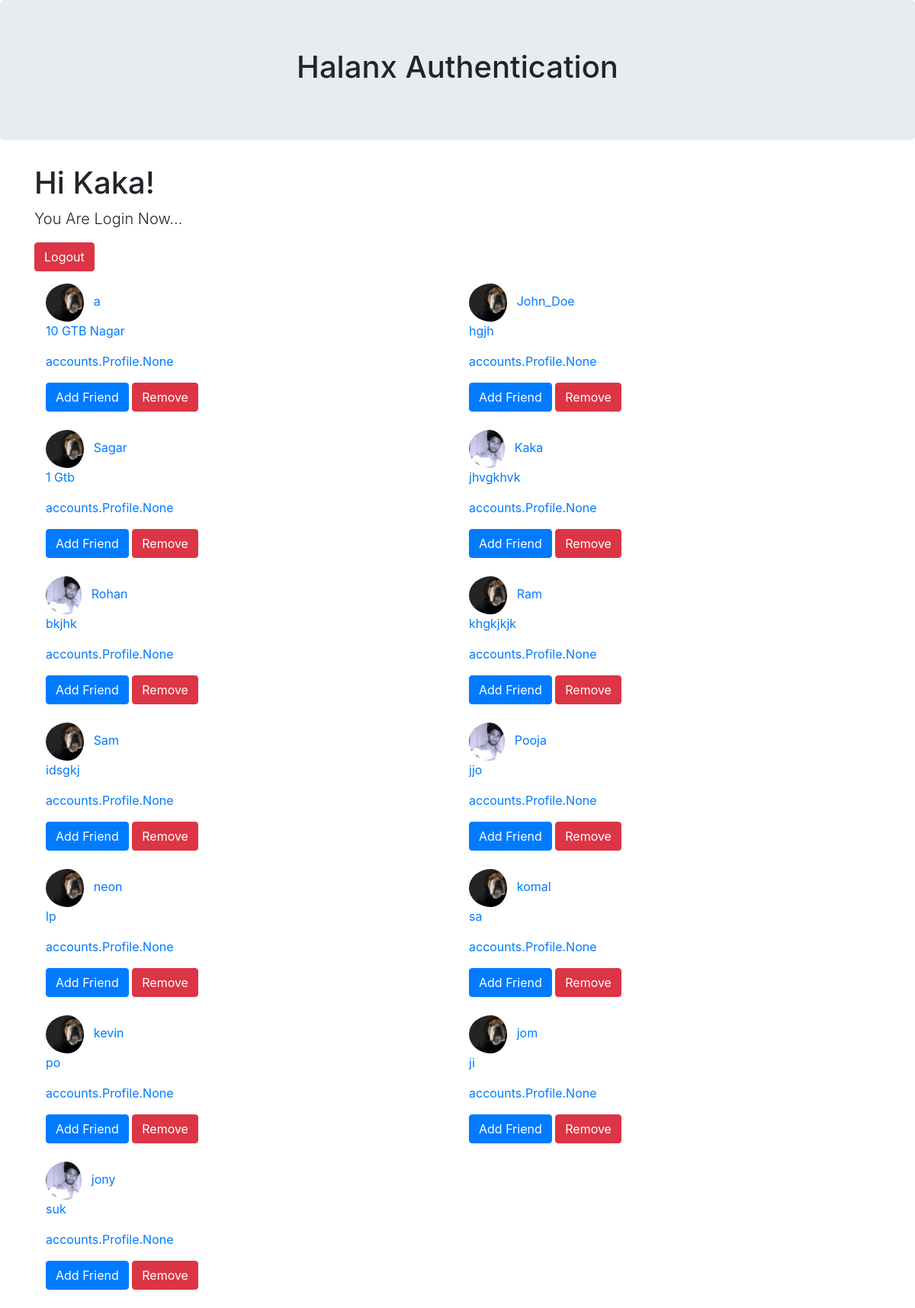
Page / (signed in) on the earlier database version.
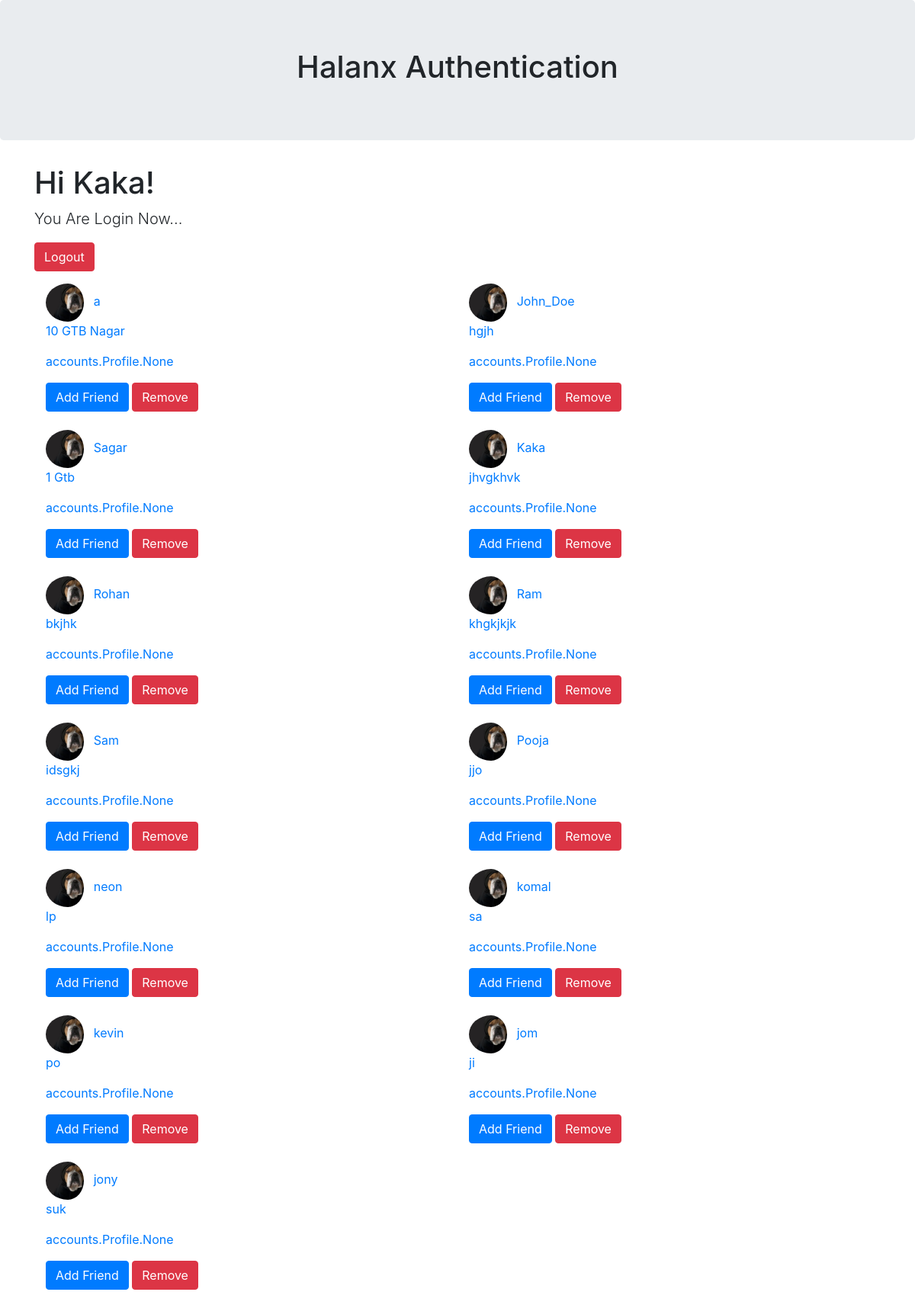
Same page on the later database version.
### accounts/models.py (models this page shows, shortened)
class Profile(models.Model):
    GENDER_CHOICES = (
        ('M', 'male'),
        ('F', 'female'),
        ('O', 'other')
    )
    user = models.OneToOneField(CustomUser, on_delete = models.CASCADE,related_name='profile')
    phone_number = models.CharField(unique = True, max_length=20,default=uuid.uuid4)
    profile_picture = models.ImageField(upload_to='profile_picture/',blank=True)
    gender = models.CharField(max_length = 2, choices = GENDER_CHOICES)
    date_of_birth = models.DateTimeField(null = True, blank = True)
    friends = models.ManyToManyField("self")
    slug = models.SlugField()
    permanent_address = models.OneToOneField(Address, on_delete = models.CASCADE, related_name = 'permanent_address',null=True)
    company_address = models.OneToOneField(Address, on_delete = models.CASCADE, related_name = 'company_address',null=True)
    USERNAME_FIELD = 'user.email'
    REQUIRED_FIELDS = []
    def get_absolute_url(self):
    	return "/profile/{}".format(self.slug)

class CustomUser(AbstractUser):
    pass

class Address(models.Model):
    street_address = models.CharField('StreetAddress', max_length = 250)
    city = models.CharField('city', max_length = 50)
    state = models.CharField('state', max_length= 50)
    pincode = models.CharField('pincode', max_length=10)
    country = CountryField()
    def __str__(self):
        return self.street_address

### accounts/views.py (the view)
# urls.py: path('', HomeView.as_view(), name='home'),
class HomeView(View):
    template_name = 'accounts/home.html'
    def get(self, request):
        people = Profile.objects.all()
        context = {
            'people':people
        }
        return render(request, self.template_name,context)

### templates/accounts/home.html (shortened to what this page needs)
{% extends 'base.html' %}
{% block content %}
{% if user.is_authenticated %}
    <h1>Hi {{user.username}}!</h1><p class="lead">You Are Login Now...</p>
<p><a href="{% url 'logout' %}" class="btn btn-danger">Logout</a></p>
<div class="container">
	<div class="row">
		{% for data in people %}
		<div class="col-md-6">
			{% if data.profile_picture %}
				<img src="{{ data.profile_picture.url }}"class="img-responsive rounded-circle pr-2" alt=""style="height: 50px;">
			{% endif %}
			<a href="{{ data.get_absolute_url }}" class="pr-4">{{ data.user.username }}</a><br>
			<p class="text-primary text-justify">{{ data.permanent_address }}</p>
			<p class="text-primary text-justify">{{ data.friends }}</p>
			<button class="btn btn-primary">Add Friend</button>
			<button class="btn btn-danger">Remove</button>
			<br><br>
		</div>
	{% endfor %}
	</div>
</div>
{% else %}
<p class="lead">You are not logged in</p>
<a href="{% url 'login' %}" class="btn btn-success">Login</a>  |
<a href="{% url 'signup' %}" class="btn btn-primary">signup</a>
{% endif %}
{% endblock %}

Differences in the rows shown:
changed Profile "Kaka": profile_picture: a different picture
changed Profile "Rohan": profile_picture: a different picture
changed Profile "Pooja": profile_picture: a different picture
changed Profile "jony": profile_picture: a different picture
